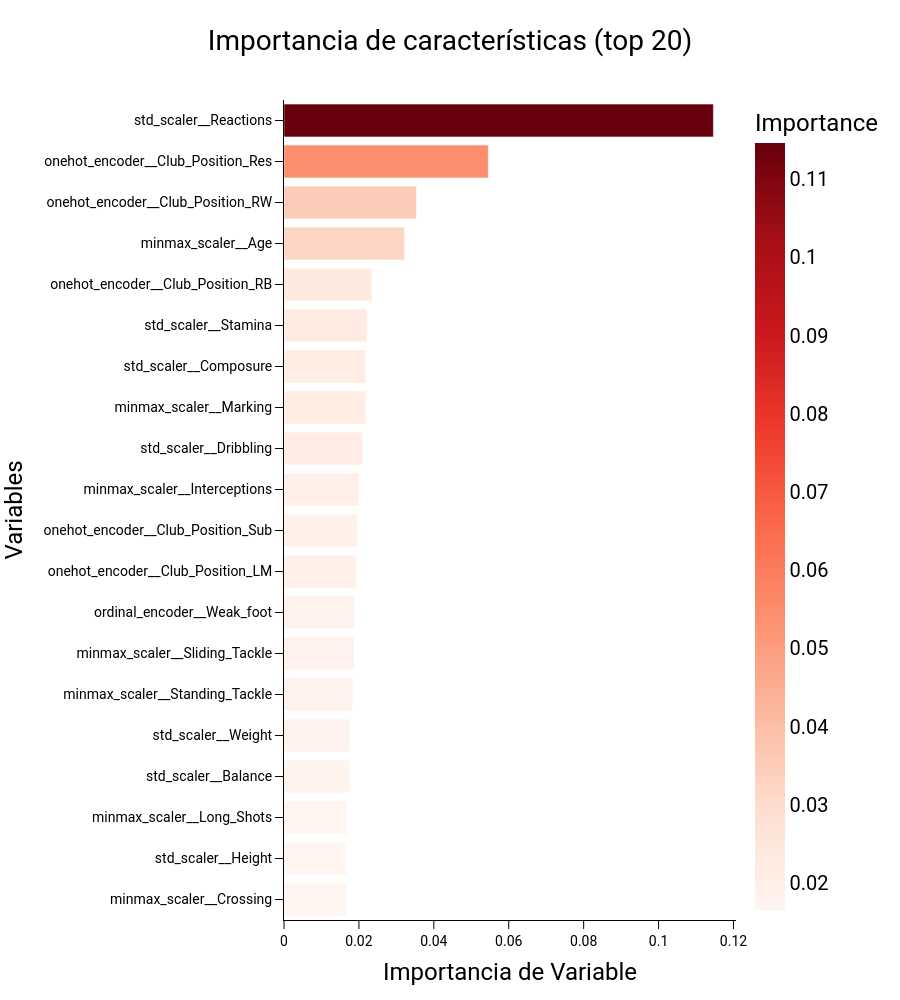

The notebook cell saved with this chart:
### Code cell
import plotly.express as px

if "index" not in importance_head.columns:
    importance_head = importance_head.reset_index()

fig = px.bar(
    importance_head.sort_values(by="Importance", ascending=True),
    x="Importance",
    y="index",
    orientation="h",
    title="Importancia de características (top 20)",
    color="Importance",
    color_continuous_scale="Reds"
)

fig.update_layout(
    xaxis_title="Importancia de Variable",
    yaxis_title="Variables",
    showlegend=False,
    xaxis=dict(
        tickfont=dict(size=14)
    ),
    yaxis=dict(
        tickfont=dict(size=14)
    ),
    height=1000
)

fig.show()

### Figure 1 — Plotly figure (JSON) as saved in the notebook; plotly's stock layout.template omitted (floating-point values rounded to 4 significant figures)
{"data": [{"hovertemplate": "Importance=%{marker.color}<br>index=%{y}<extra></extra>", "legendgroup": "", "marker": {"color": [0.01656, 0.01659, 0.01689, 0.01752, 0.01759, 0.01833, 0.01871, 0.01881, 0.01925, 0.01962, 0.01996, 0.02098, 0.02184, 0.02188, 0.02214, 0.02346, 0.03219, 0.03532, 0.05455, 0.1146], "coloraxis": "coloraxis", "pattern": {"shape": ""}}, "name": "", "orientation": "h", "showlegend": false, "textposition": "auto", "type": "bar", "x": [0.01656, 0.01659, 0.01689, 0.01752, 0.01759, 0.01833, 0.01871, 0.01881, 0.01925, 0.01962, 0.01996, 0.02098, 0.02184, 0.02188, 0.02214, 0.02346, 0.03219, 0.03532, 0.05455, 0.1146], "xaxis": "x", "y": ["minmax_scaler__Crossing", "std_scaler__Height", "minmax_scaler__Long_Shots", "std_scaler__Balance", "std_scaler__Weight", "minmax_scaler__Standing_Tackle", "minmax_scaler__Sliding_Tackle", "ordinal_encoder__Weak_foot", "onehot_encoder__Club_Position_LM", "onehot_encoder__Club_Position_Sub", "minmax_scaler__Interceptions", "std_scaler__Dribbling", "minmax_scaler__Marking", "std_scaler__Composure", "std_scaler__Stamina", "onehot_encoder__Club_Position_RB", "minmax_scaler__Age", "onehot_encoder__Club_Position_RW", "onehot_encoder__Club_Position_Res", "std_scaler__Reactions"], "yaxis": "y"}], "layout": {"barmode": "relative", "coloraxis": {"colorbar": {"title": {"text": "Importance"}}, "colorscale": [[0, "rgb(255,245,240)"], [0.125, "rgb(254,224,210)"], [0.25, "rgb(252,187,161)"], [0.375, "rgb(252,146,114)"], [0.5, "rgb(251,106,74)"], [0.625, "rgb(239,59,44)"], [0.75, "rgb(203,24,29)"], [0.875, "rgb(165,15,21)"], [1, "rgb(103,0,13)"]]}, "height": 1000, "legend": {"tracegroupgap": 0}, "showlegend": false, "title": {"text": "Importancia de características (top 20)"}, "xaxis": {"anchor": "y", "domain": [0, 1], "tickfont": {"size": 14}, "title": {"text": "Importancia de Variable"}}, "yaxis": {"anchor": "x", "domain": [0, 1], "tickfont": {"size": 14}, "title": {"text": "Variables"}}}}
